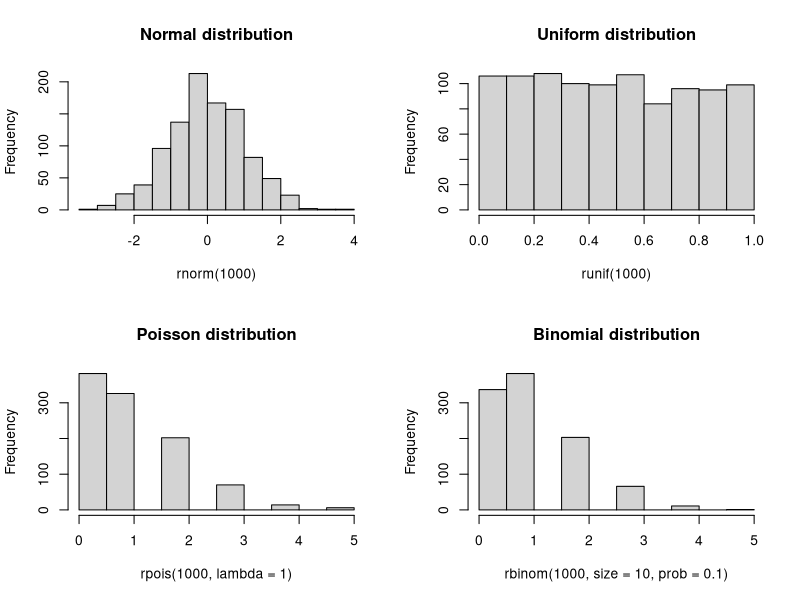
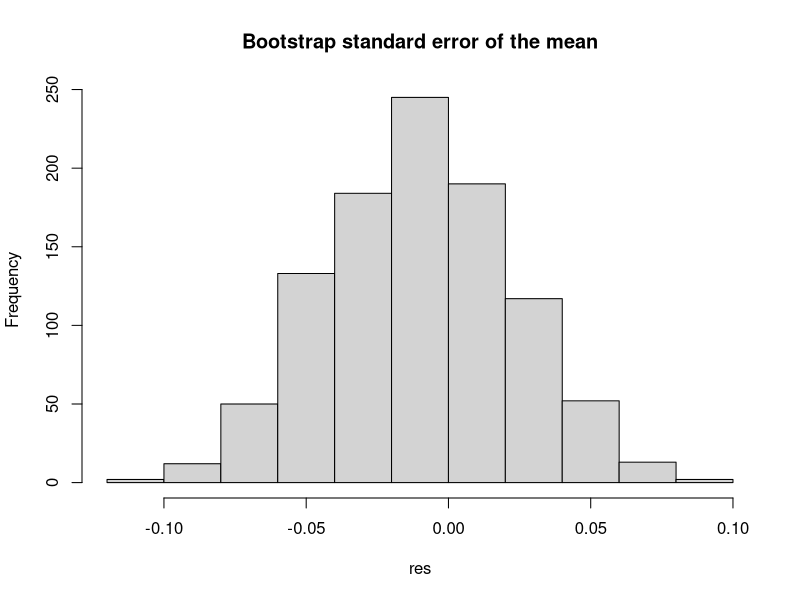

Generate these figures, in order, with R:
## ---- chunk 1
#| label: assignment
#| collapse: true
x <- 1
x = 1
## ---- chunk 2
#| label: using-functions
#| collapse: true
x <- c(1, 2, 3) # The c() function creates a vector
mean(x)
## ---- chunk 3
#| label: using-functions-pipe
#| collapse: true
c(1, 2, 3) |> mean()
## ---- chunk 4
#| label: data-structures
x_logical   <- TRUE
x_integer   <- 1L
x_double    <- 1.0
x_character <- "a"
x_complex   <- 1i
x_raw       <- charToRaw("a")
## ---- chunk 5
#| label: data-structures-vectors
x_integer <- c(1, 2, 3)
x_double  <- c(1.0, 2.0, 3.0)
x_logical <- c(TRUE, FALSE, TRUE)
# etc.
## ---- chunk 6
#| label: data-structures-lists
x_list       <- list(1, 2.0, TRUE, "a")
x_list_named <- list(a = 1, b = 2.0, c = TRUE, d = "a")
## ---- chunk 7
#| label: data-structures-lists-access
#| collapse: true
x_list[[1]]
x_list_named[["a"]]
x_list_named$a
## ---- chunk 8
#| label: data-structures-matrices
#| collapse: true
x_matrix <- matrix(1:9, nrow = 3, ncol = 3)
x_matrix

# We can access elements in a matrix by row column, or position:
x_matrix[1, 2]
x_matrix[cbind(1, 2)]
x_matrix[4]
## ---- chunk 9
#| label: data-structures-arrays
#| collapse: true
x_array <- array(1:27, dim = c(3, 3, 3))

# We can access elements in an array by row, column, and dimension, or
# position:
x_array[1, 2, 3]
x_array[cbind(1, 2, 3)]
x_array[22]
## ---- chunk 10
#| label: data-structures-data-frames
#| collapse: true
x_data_frame <- data.frame(
  a = 1:3,
  b = c("a", "b", "c"),
  c = c(TRUE, FALSE, TRUE)
)

# We can access elements in a data frame by row, column, or position:
x_data_frame[1, 2]
x_data_frame[cbind(1, 2)]
x_data_frame$b[1]    # Like a list
x_data_frame[[2]][1] # Like a list too
## ---- chunk 11
#| label: functions
#| collapse: true
# This function has two arguments (y is optional)
f <- function(x, y = 1) {
  x + 1
}

f(1)
## ---- chunk 12
#| label: functions-lambda
#| collapse: true
f <- \(x, y) x + 1

f(1)
## ---- chunk 13
#| label: control-flow
#| collapse: true
# if
if (TRUE) {
  "a"
} else {
  "b"
}

# for
for (i in 1:3) {
  cat("This is the number ", i, "\n")
}

# while
i <- 1
while (i <= 3) {
  cat("This is the number ", i, "\n")
  i <- i + 1
}

# repeat
i <- 1
repeat {
  cat("This is the number ", i, "\n")
  i <- i + 1
  if (i > 3) {
    break
  }
}
## ---- chunk 14
#| label: probability-distributions
#| collapse: true
dnorm(0, mean = 0, sd = 1)
pnorm(0, mean = 0, sd = 1)
qnorm(0.5, mean = 0, sd = 1)
## ---- chunk 15
#| label: random-number-generation
#| collapse: true
set.seed(1)

# Saving the current graphical parameters
op <- par(mfrow = c(2,2))
rnorm(1000) |> hist(main = "Normal distribution")
runif(1000) |> hist(main = "Uniform distribution")
rpois(1000, lambda = 1) |> hist(main = "Poisson distribution")
rbinom(1000, size = 10, prob = 0.1) |> hist(main = "Binomial distribution")
par(op)
## ---- chunk 16
#| label: simulations
#| collapse: true
set.seed(1)
x <- rnorm(1000)

# Bootstrap standard error of the mean
n <- length(x)
B <- 1000

# We will store the results in a vector
res <- numeric(B)

for (i in 1:B) {
  # Sample with replacement
  res[i] <- sample(x, size = n, replace = TRUE) |>
    mean()
}

# Plot the results
hist(res, main = "Bootstrap standard error of the mean")
